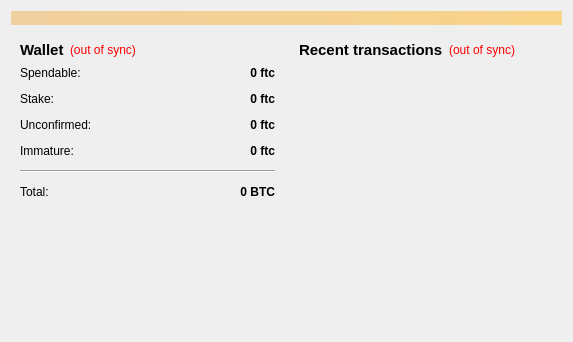
<?xml version="1.0" encoding="UTF-8"?>
<ui version="4.0">
 <class>OverviewPage</class>
 <widget class="QWidget" name="OverviewPage">
  <property name="geometry">
   <rect>
    <x>0</x>
    <y>0</y>
    <width>573</width>
    <height>342</height>
   </rect>
  </property>
  <property name="windowTitle">
   <string>Form</string>
  </property>
  <layout class="QVBoxLayout" name="topLayout">
   <item>
    <widget class="QLabel" name="labelAlerts">
     <property name="visible">
      <bool>false</bool>
     </property>
     <property name="styleSheet">
      <string notr="true">background-color: qlineargradient(x1: 0, y1: 0, x2: 1, y2: 0, stop:0 #F0D0A0, stop:1 #F8D488);  color:#000000
</string>
     </property>
     <property name="wordWrap">
      <bool>true</bool>
     </property>
     <property name="margin">
      <number>3</number>
     </property>
    </widget>
   </item>
   <item>
    <layout class="QHBoxLayout" name="horizontalLayout" stretch="1,1">
     <item>
      <layout class="QVBoxLayout" name="verticalLayout_2">
       <item>
        <widget class="QWidget" name="widget" native="true">
         <layout class="QVBoxLayout" name="verticalLayout_4">
          <item>
           <layout class="QHBoxLayout" name="horizontalLayout_4">
            <item>
             <widget class="QLabel" name="label_5">
              <property name="font">
               <font>
                <pointsize>11</pointsize>
                <weight>75</weight>
                <bold>true</bold>
               </font>
              </property>
              <property name="text">
               <string>Wallet</string>
              </property>
             </widget>
            </item>
            <item>
             <widget class="QLabel" name="labelWalletStatus">
              <property name="toolTip">
               <string>The displayed information may be out of date. Your wallet automatically synchronizes with the ftc network after a connection is established, but this process has not completed yet.</string>
              </property>
              <property name="styleSheet">
               <string notr="true">QLabel { color: red; }</string>
              </property>
              <property name="text">
               <string notr="true">(out of sync)</string>
              </property>
              <property name="alignment">
               <set>Qt::AlignLeading|Qt::AlignLeft|Qt::AlignVCenter</set>
              </property>
             </widget>
            </item>
            <item>
             <spacer name="horizontalSpacer_2">
              <property name="orientation">
               <enum>Qt::Horizontal</enum>
              </property>
              <property name="sizeHint" stdset="0">
               <size>
                <width>40</width>
                <height>20</height>
               </size>
              </property>
             </spacer>
            </item>
           </layout>
          </item>
          <item>
           <layout class="QFormLayout" name="formLayout_2">
            <property name="fieldGrowthPolicy">
             <enum>QFormLayout::AllNonFixedFieldsGrow</enum>
            </property>
            <property name="horizontalSpacing">
             <number>12</number>
            </property>
            <property name="verticalSpacing">
             <number>12</number>
            </property>
            <item row="0" column="0">
             <widget class="QLabel" name="label">
              <property name="text">
               <string>Spendable:</string>
              </property>
             </widget>
            </item>
            <item row="0" column="1">
             <widget class="QLabel" name="labelBalance">
              <property name="font">
               <font>
                <weight>75</weight>
                <bold>true</bold>
               </font>
              </property>
              <property name="cursor">
               <cursorShape>IBeamCursor</cursorShape>
              </property>
              <property name="toolTip">
               <string>Your current spendable balance</string>
              </property>
              <property name="text">
               <string notr="true">0 ftc</string>
              </property>
              <property name="alignment">
               <set>Qt::AlignRight|Qt::AlignTrailing|Qt::AlignVCenter</set>
              </property>
              <property name="textInteractionFlags">
               <set>Qt::LinksAccessibleByMouse|Qt::TextSelectableByKeyboard|Qt::TextSelectableByMouse</set>
              </property>
             </widget>
            </item>
            <item row="1" column="0">
             <widget class="QLabel" name="label_6">
              <property name="text">
               <string>Stake:</string>
              </property>
             </widget>
            </item>
            <item row="1" column="1">
             <widget class="QLabel" name="labelStake">
              <property name="font">
               <font>
                <weight>75</weight>
                <bold>true</bold>
               </font>
              </property>
              <property name="cursor">
               <cursorShape>IBeamCursor</cursorShape>
              </property>
              <property name="toolTip">
               <string>Total of coins that was staked, and do not yet count toward the current balance</string>
              </property>
              <property name="text">
               <string notr="true">0 ftc</string>
              </property>
              <property name="alignment">
               <set>Qt::AlignRight|Qt::AlignTrailing|Qt::AlignVCenter</set>
              </property>
              <property name="textInteractionFlags">
               <set>Qt::LinksAccessibleByMouse|Qt::TextSelectableByKeyboard|Qt::TextSelectableByMouse</set>
              </property>
             </widget>
            </item>
            <item row="2" column="0">
             <widget class="QLabel" name="label_3">
              <property name="text">
               <string>Unconfirmed:</string>
              </property>
             </widget>
            </item>
            <item row="2" column="1">
             <widget class="QLabel" name="labelUnconfirmed">
              <property name="font">
               <font>
                <weight>75</weight>
                <bold>true</bold>
               </font>
              </property>
              <property name="cursor">
               <cursorShape>IBeamCursor</cursorShape>
              </property>
              <property name="toolTip">
               <string>Total of transactions that have yet to be confirmed, and do not yet count toward the current balance</string>
              </property>
              <property name="text">
               <string notr="true">0 ftc</string>
              </property>
              <property name="alignment">
               <set>Qt::AlignRight|Qt::AlignTrailing|Qt::AlignVCenter</set>
              </property>
              <property name="textInteractionFlags">
               <set>Qt::LinksAccessibleByMouse|Qt::TextSelectableByKeyboard|Qt::TextSelectableByMouse</set>
              </property>
             </widget>
            </item>
            <item row="3" column="0">
             <widget class="QLabel" name="labelImmatureText">
              <property name="text">
               <string>Immature:</string>
              </property>
             </widget>
            </item>
            <item row="3" column="1">
             <widget class="QLabel" name="labelImmature">
              <property name="font">
               <font>
                <weight>75</weight>
                <bold>true</bold>
               </font>
              </property>
              <property name="toolTip">
               <string>Mined balance that has not yet matured</string>
              </property>
              <property name="text">
               <string notr="true">0 ftc</string>
              </property>
              <property name="alignment">
               <set>Qt::AlignRight|Qt::AlignTrailing|Qt::AlignVCenter</set>
              </property>
              <property name="textInteractionFlags">
               <set>Qt::LinksAccessibleByMouse|Qt::TextSelectableByKeyboard|Qt::TextSelectableByMouse</set>
              </property>
             </widget>
            </item>
            <item row="4" column="0" colspan="2">
             <widget class="Line" name="line">
              <property name="orientation">
               <enum>Qt::Horizontal</enum>
              </property>
             </widget>
            </item>
            <item row="5" column="0">
             <widget class="QLabel" name="labelTotalText">
              <property name="text">
               <string>Total:</string>
              </property>
             </widget>
            </item>
            <item row="5" column="1">
             <widget class="QLabel" name="labelTotal">
              <property name="font">
               <font>
                <weight>75</weight>
                <bold>true</bold>
               </font>
              </property>
              <property name="cursor">
               <cursorShape>IBeamCursor</cursorShape>
              </property>
              <property name="toolTip">
               <string>Your current total balance</string>
              </property>
              <property name="text">
               <string notr="true">0 BTC</string>
              </property>
              <property name="alignment">
               <set>Qt::AlignRight|Qt::AlignTrailing|Qt::AlignVCenter</set>
              </property>
              <property name="textInteractionFlags">
               <set>Qt::LinksAccessibleByMouse|Qt::TextSelectableByKeyboard|Qt::TextSelectableByMouse</set>
              </property>
             </widget>
            </item>
           </layout>
          </item>
         </layout>
        </widget>
       </item>
       <item>
        <spacer name="verticalSpacer">
         <property name="orientation">
          <enum>Qt::Vertical</enum>
         </property>
         <property name="sizeHint" stdset="0">
          <size>
           <width>20</width>
           <height>40</height>
          </size>
         </property>
        </spacer>
       </item>
      </layout>
     </item>
     <item>
      <layout class="QVBoxLayout" name="verticalLayout_3">
       <item>
        <widget class="QWidget" name="widget_2" native="true">
         <layout class="QVBoxLayout" name="verticalLayout">
          <item>
           <layout class="QHBoxLayout" name="horizontalLayout_2">
            <item>
             <widget class="QLabel" name="label_4">
              <property name="font">
               <font>
                <pointsize>11</pointsize>
                <weight>75</weight>
                <bold>true</bold>
               </font>
              </property>
              <property name="text">
               <string>&lt;b&gt;Recent transactions&lt;/b&gt;</string>
              </property>
             </widget>
            </item>
            <item>
             <widget class="QLabel" name="labelTransactionsStatus">
              <property name="toolTip">
               <string>The displayed information may be out of date. Your wallet automatically synchronizes with the ftc network after a connection is established, but this process has not completed yet.</string>
              </property>
              <property name="styleSheet">
               <string notr="true">QLabel { color: red; }</string>
              </property>
              <property name="text">
               <string notr="true">(out of sync)</string>
              </property>
              <property name="alignment">
               <set>Qt::AlignRight|Qt::AlignTrailing|Qt::AlignVCenter</set>
              </property>
             </widget>
            </item>
            <item>
             <spacer name="horizontalSpacer">
              <property name="orientation">
               <enum>Qt::Horizontal</enum>
              </property>
              <property name="sizeHint" stdset="0">
               <size>
                <width>40</width>
                <height>20</height>
               </size>
              </property>
             </spacer>
            </item>
           </layout>
          </item>
          <item>
           <widget class="QListView" name="listTransactions">
            <property name="styleSheet">
             <string notr="true">QListView { background: transparent; }</string>
            </property>
            <property name="frameShape">
             <enum>QFrame::NoFrame</enum>
            </property>
            <property name="verticalScrollBarPolicy">
             <enum>Qt::ScrollBarAlwaysOff</enum>
            </property>
            <property name="horizontalScrollBarPolicy">
             <enum>Qt::ScrollBarAlwaysOff</enum>
            </property>
            <property name="selectionMode">
             <enum>QAbstractItemView::NoSelection</enum>
            </property>
           </widget>
          </item>
         </layout>
        </widget>
       </item>
      </layout>
     </item>
    </layout>
   </item>
  </layout>
 </widget>
 <resources/>
 <connections/>
</ui>
